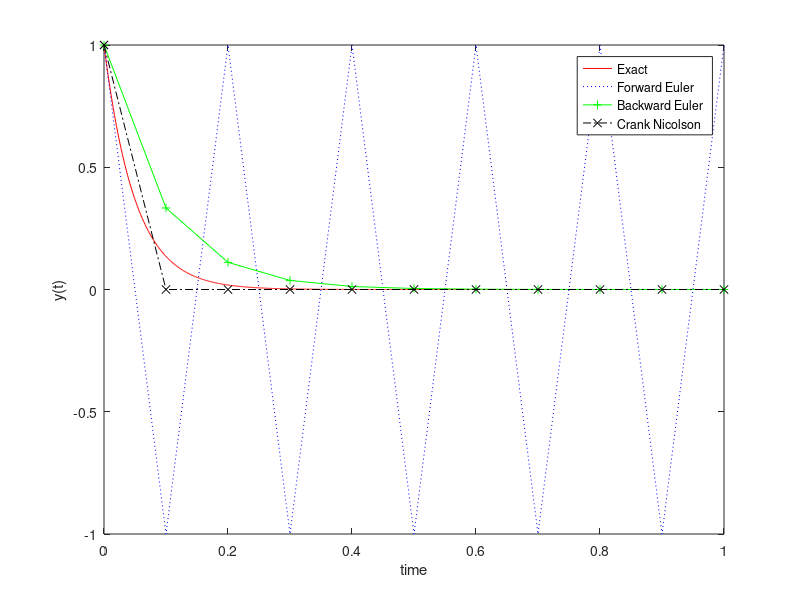

Reproduce this figure in MATLAB.
% A program to demonstrate instability of timestepping methods 
% when the timestep is inappropriately choosen.

%Differential equation: y'(t)=-y(t) y(t_0)=y_0
%Initial Condition, y(t_0)=1 where t_0=0
clear all; clc; clf;

%Grid
h=.1;
tmax=1;
Npoints = tmax/h;
lambda=20;

%Initial Data
y0=1; 
t_0=0;
t(1)=t_0;
y_be(1)=y0;
y_fe(1)=y0;
y_imr(1)=y0;

for n=1:Npoints
	%Forward Euler
    y_fe(n+1)=y_fe(n)-lambda*h*y_fe(n);     
    	  %Backwards Euler
    y_be(n+1)=y_be(n)/(1+lambda*h);       
    	%Crank Nicolson
    y_imr(n+1)=y_imr(n)*(2-lambda*h)/(2+lambda*h) 
    t(n+1)=t(n)+h;
end

%Exact Solution
tt=[0:.001:tmax];
exact=exp(-lambda*tt);

%Plot
figure(1); clf; plot(tt,exact,'r-',t,y_fe,'b:',t,y_be,'g+-',t,y_imr,'kx-.');
xlabel time; ylabel y(t); 
legend('Exact','Forward Euler','Backward Euler',...
		'Crank Nicolson');
